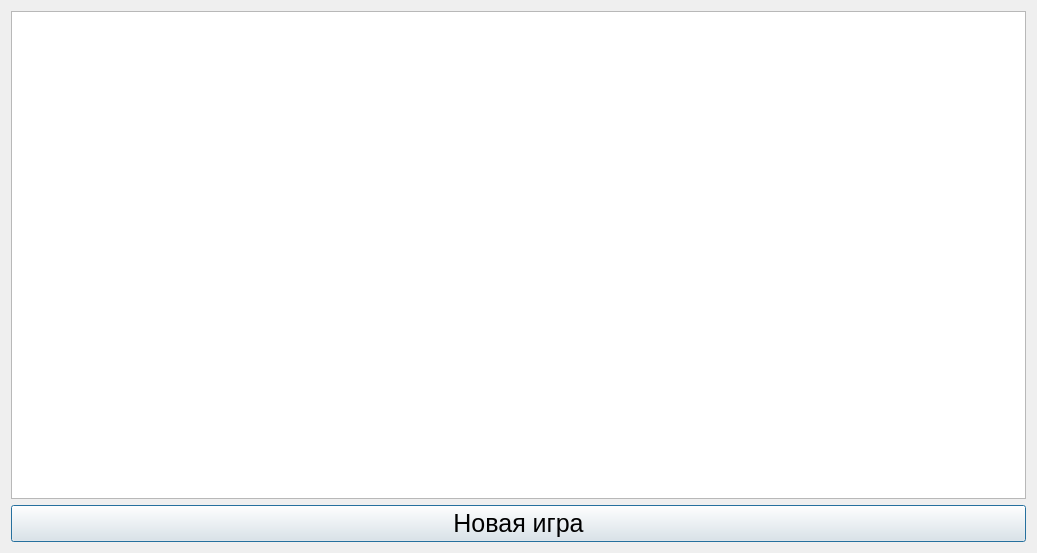
<?xml version="1.0" encoding="UTF-8"?>
<ui version="4.0">
 <class>SecondWindow</class>
 <widget class="QDialog" name="SecondWindow">
  <property name="geometry">
   <rect>
    <x>0</x>
    <y>0</y>
    <width>1037</width>
    <height>553</height>
   </rect>
  </property>
  <property name="windowTitle">
   <string>Dialog</string>
  </property>
  <layout class="QVBoxLayout" name="verticalLayout">
   <item>
    <widget class="QGraphicsView" name="graphicsView"/>
   </item>
   <item>
    <widget class="QPushButton" name="pushButton">
     <property name="toolTip">
      <string>&lt;html&gt;&lt;head/&gt;&lt;body&gt;&lt;p&gt;&lt;span style=&quot; font-weight:700;&quot;&gt;Новая игра&lt;/span&gt;&lt;/p&gt;&lt;/body&gt;&lt;/html&gt;</string>
     </property>
     <property name="styleSheet">
      <string notr="true">font-size:25px;</string>
     </property>
     <property name="text">
      <string>Новая игра</string>
     </property>
    </widget>
   </item>
  </layout>
 </widget>
 <resources/>
 <connections/>
</ui>
